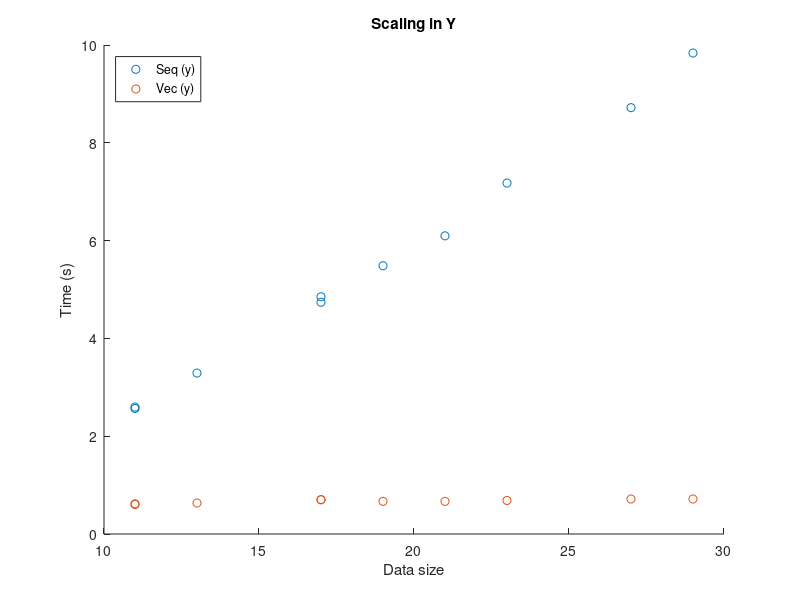

MATLAB code to generate this figure:
if 0
    
load('ipack.mat','ipack_11_11_7','ipack_10cases','ipack_10y')

%n_case = length(ipack_10cases);
n_case = length(ipack_10y);
%n_case = 3

% 1: sequential, 2: vec
result_time = zeros(n_case,2);

% size of the data
result_size = zeros(n_case,1);

%for imodel = 1:n_case


for imodel = 1:n_case
    
%    ppr = ipack_10cases(imodel);
    ppr = ipack_10y(imodel);
    datasize = size(ppr.Model.Model,2);
    
    tic
    [x0 y0 z0 v0] = Stress_Miner_time_loop(ppr,0);
    time0 = toc;
    
    tic
    [x1 y1 z1 v1] = Stress_Miner_time_loop(ppr,1);
    time1 = toc;

    % show progress
    [imodel datasize time0 time1]
    
    result_size(imodel,1) = datasize;
    result_time(imodel,1) = time0;
    result_time(imodel,2) = time1;
end

result_time

save('compete_10y.mat','result_size','result_time')
end

load('compete_10y.mat','result_size','result_time')

clf
hold on
plot(result_size(:,1),result_time(:,1),'o')
plot(result_size(:,1),result_time(:,2),'o')
legend('Seq (y)','Vec (y)','Location','Northwest')
xlabel('Data size')
ylabel('Time (s)')
title('Scaling in Y')



